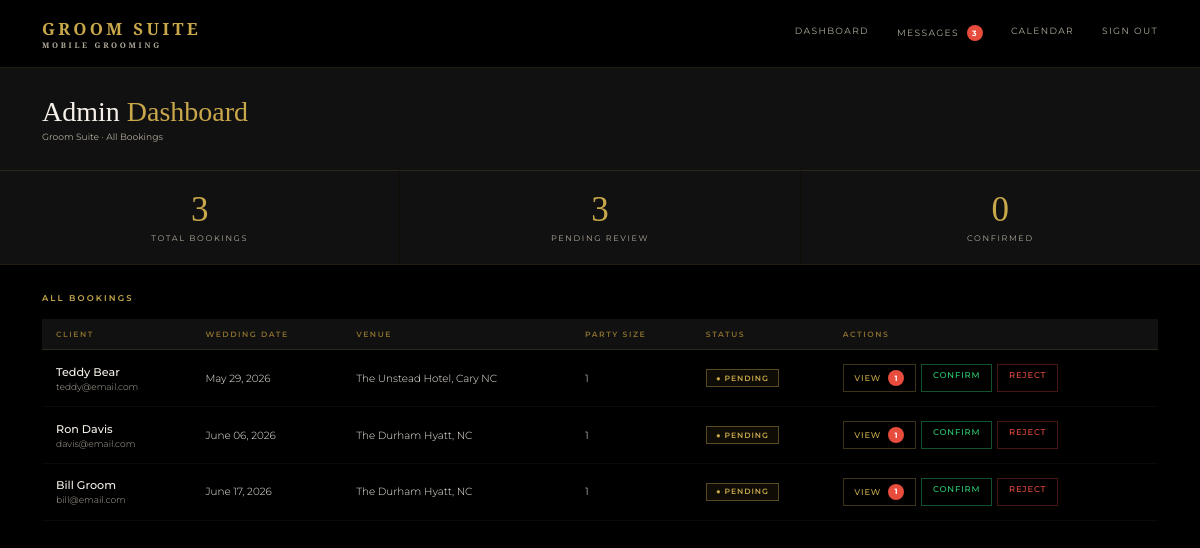
Page /admin (signed in) on the earlier database version.
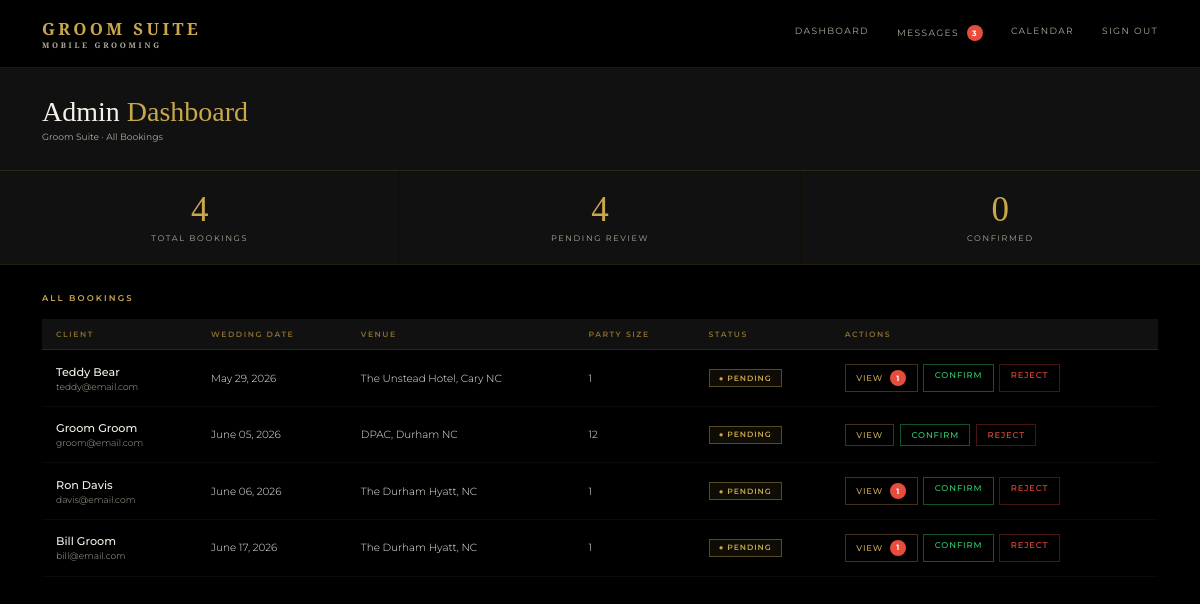
Same page on the later database version.
### models.py (models this page shows)
class Booking(db.Model):
    id = db.Column(db.Integer, primary_key=True)
    wedding_date = db.Column(db.String(50), nullable=False)
    venue = db.Column(db.String(200), nullable=False)
    start_time = db.Column(db.String(20))
    party_size = db.Column(db.Integer, default=1)
    package = db.Column(db.String(100))
    addons = db.Column(db.String(200))
    notes = db.Column(db.Text)
    status = db.Column(db.String(20), default='pending')
    created_at = db.Column(db.DateTime, default=datetime.utcnow)
    user_id = db.Column(db.Integer, db.ForeignKey('user.id'), nullable=False)
    party_members = db.relationship('PartyMember', backref='booking', lazy=True)
    messages = db.relationship('Message', backref='booking_messages', lazy=True, foreign_keys='Message.booking_id')

class User(UserMixin, db.Model):
    id = db.Column(db.Integer, primary_key=True)
    name = db.Column(db.String(100), nullable=False)
    email = db.Column(db.String(120), unique=True, nullable=False)
    password = db.Column(db.String(200), nullable=False)
    role = db.Column(db.String(20), default='client')
    phone = db.Column(db.String(20))
    password_changed = db.Column(db.Boolean, default=False)
    bookings = db.relationship('Booking', backref='client', lazy=True)

### routes.py (the view)
    @app.route('/admin')
    @login_required
    @admin_required
    def admin_dashboard():
        bookings = Booking.query.order_by(Booking.wedding_date).all()
        total = len(bookings)
        pending = len([b for b in bookings if b.status == 'pending'])
        confirmed = len([b for b in bookings if b.status == 'confirmed'])
        return render_template('admin/dashboard.html',
            bookings=bookings,
            total=total,
            pending=pending,
            confirmed=confirmed)

### app.py (called while the page is built)
@app.template_filter('format_date')
def format_date(value):
    try:
        return datetime.strptime(value, '%Y-%m-%d').strftime('%B %d, %Y')
    except:
        return value

### auth.py (called while the page is built)
def register_routes(app, login_manager):
    @login_manager.user_loader
    def load_user(user_id):
        return db.session.get(User, int(user_id))
    @app.route('/login', methods=['GET', 'POST'])
    def login():
        if request.method == 'POST':
            email = request.form.get('email')
            password = request.form.get('password')
            user = User.query.filter_by(email=email).first()
            if user and check_password_hash(user.password, password):
                login_user(user)
                if user.role == 'admin':
                    return redirect(url_for('index'))
                return redirect(url_for('portal'))
            flash('Invalid email or password')
        return render_template('login.html')
    @app.route('/logout')
    @login_required
    def logout():
        logout_user()
        return redirect(url_for('index'))

### routes.py (called while the page is built)
def admin_required(f):
    @wraps(f)
    def decorated_function(*args, **kwargs):
        if not current_user.is_authenticated or current_user.role != 'admin':
            return redirect(url_for('index'))
        return f(*args, **kwargs)
    return decorated_function

### templates/admin/dashboard.html (shortened to what this page needs)
{% extends 'base.html' %}
{% block content %}
<div class="admin-header">
  <div>
    <h1 class="admin-title">Admin <span>Dashboard</span></h1>
    <p class="admin-meta">Groom Suite · All Bookings</p>
  </div>
</div>
<div class="stats-bar">
  <div class="stat-card">
    <div class="stat-value">{{ total }}</div>
    <div class="stat-label">Total Bookings</div>
  </div>
  <div class="stat-card">
    <div class="stat-value">{{ pending }}</div>
    <div class="stat-label">Pending Review</div>
  </div>
  <div class="stat-card">
    <div class="stat-value">{{ confirmed }}</div>
    <div class="stat-label">Confirmed</div>
  </div>
</div>
<div class="admin-body">
  <div class="table-header">
    <div class="table-title">All Bookings</div>
  </div>
  {% if bookings %}
  <table class="bookings-table">
    <thead>
      <tr>
        <th>Client</th>
        <th>Wedding Date</th>
        <th>Venue</th>
        <th>Party Size</th>
        <th>Status</th>
        <th>Actions</th>
      </tr>
    </thead>
    <tbody>
      {% for booking in bookings %}
      <tr>
        <td>
          <div class="client-name">{{ booking.client.name }}</div>
          <div class="client-email">{{ booking.client.email }}</div>
        </td>
        <td>{{ booking.wedding_date | format_date }}</td>
        <td>{{ booking.venue }}</td>
        <td>{{ booking.party_size }}</td>
        <td>
          <span class="badge badge-{{ booking.status }}">
            ● {{ booking.status|capitalize }}
          </span>
        </td>
        <td>
          <div class="action-btns">
            <a href="{{ url_for('booking_detail', id=booking.id) }}" class="action-btn action-view">
              View
              {% set unread = booking.messages | selectattr('read', 'equalto', False) | selectattr('sender_id', 'ne', current_user.id) | list | length %}
              {% if unread > 0 %}
              <span class="unread-badge">{{ unread }}</span>
              {% endif %}
            </a>
            {% if booking.status == 'pending' %}
            <a href="{{ url_for('confirm_booking', id=booking.id) }}" class="action-btn action-confirm">Confirm</a>
            <a href="{{ url_for('reject_booking', id=booking.id) }}" class="action-btn action-reject">Reject</a>
            {% endif %}
          </div>
        </td>
      </tr>
      {% endfor %}
    </tbody>
  </table>
  {% else %}
  <div class="empty-state">
    <p>No bookings yet. They'll appear here once clients submit inquiries.</p>
  </div>
  {% endif %}
</div>
{% endblock %}

### templates/base.html (shortened to what this page needs)
<!DOCTYPE html>
<html lang="en">
<head>
  <link rel="stylesheet" href="{{ url_for('static', filename='css/style.css') }}?v={{ range(1, 99999) | random }}">
</head>
<body>
  <nav class="navbar">
    <div class="nav-logo">Groom Suite <span>Mobile Grooming</span></div>
    <div class="nav-links">
      {% if current_user.is_authenticated %}
        {% if current_user.role == 'admin' %}
          <a href="{{ url_for('admin_dashboard') }}">Dashboard</a>
          <a href="{{ url_for('admin_dashboard') }}">Messages {% if unread_count > 0 %}<span class="unread-badge">{{ unread_count }}</span>{% endif %}</a>
          <a href="#">Calendar</a>
        {% else %}
          <a href="{{ url_for('portal') }}">My Booking</a>
          <a href="{{ url_for('portal_messages') }}">Messages {% if unread_count > 0 %}<span class="unread-badge">{{ unread_count }}</span>{% endif %}</a>
        {% endif %}
        <a href="{{ url_for('logout') }}">Sign Out</a>
      {% else %}
        <a href="{{ url_for('index') }}">Home</a>
        <a href="{{ url_for('inquiry') }}">Book Now</a>
        <a href="{{ url_for('login') }}">Login</a>
      {% endif %}
    </div>
  </nav>
  {% block content %}{% endblock %}
</body>
</html>

### static/css/style.css (style rules this page uses)
*, *::before, *::after { box-sizing: border-box; margin: 0; padding: 0; }
:root { --gold: #C9A84C; --gold-light: #E8C96A; --gold-dim: #8a6f2e; --black: #000000; --black-2: #111111; --black-3: #1A1A1A; --black-5: #2C2C2C; --white: #F5F0E8; --white-dim: #b0aa9a; --font-display: 'Cormorant Garamond', serif; --font-body: 'Montserrat', sans-serif; }
html { font-size: 14px; }
body { font-family: var(--font-body); background: var(--black); color: var(--white); min-height: 100vh; }
.navbar { display: flex; align-items: center; justify-content: space-between; padding: 1.2rem 3rem; background: rgba(0,0,0,0.95); border-bottom: 1px solid rgba(201,168,76,0.15); position: sticky; top: 0; z-index: 100; }
.nav-logo { font-family: var(--font-display); font-size: 1.2rem; font-weight: 600; color: var(--gold); letter-spacing: 0.2em; text-transform: uppercase; }
.nav-logo span { display: block; font-size: 0.55rem; letter-spacing: 0.35em; color: var(--white-dim); }
.nav-links { display: flex; gap: 2rem; }
.nav-links a { font-size: 0.65rem; letter-spacing: 0.15em; text-transform: uppercase; color: var(--white-dim); text-decoration: none; transition: color 0.2s; }
.admin-header { padding: 2rem 3rem; background: var(--black-2); border-bottom: 1px solid rgba(201,168,76,0.15); display: flex; align-items: center; justify-content: space-between; }
.admin-title { font-family: var(--font-display); font-size: 2rem; font-weight: 300; }
.admin-title span { color: var(--gold); }
.admin-meta { font-size: 0.65rem; color: var(--white-dim); margin-top: 0.25rem; }
.stats-bar { display: grid; grid-template-columns: repeat(3, 1fr); gap: 1px; background: rgba(201,168,76,0.08); border-bottom: 1px solid rgba(201,168,76,0.1); }
.stat-card { background: var(--black-2); padding: 1.5rem 2rem; text-align: center; }
.stat-value { font-family: var(--font-display); font-size: 2.5rem; font-weight: 300; color: var(--gold); line-height: 1; }
.stat-label { font-size: 0.58rem; letter-spacing: 0.2em; text-transform: uppercase; color: var(--white-dim); margin-top: 0.4rem; }
.admin-body { padding: 2rem 3rem; }
.table-header { display: flex; align-items: center; justify-content: space-between; margin-bottom: 1.2rem; }
.table-title { font-size: 0.6rem; letter-spacing: 0.25em; text-transform: uppercase; color: var(--gold); font-weight: 600; }
.bookings-table { width: 100%; border-collapse: collapse; font-size: 0.74rem; }
.bookings-table th { text-align: left; font-size: 0.55rem; letter-spacing: 0.2em; text-transform: uppercase; color: var(--gold-dim); font-weight: 600; padding: 0.75rem 1rem; border-bottom: 1px solid rgba(201,168,76,0.15); background: var(--black-2); }
.bookings-table td { padding: 1rem; border-bottom: 1px solid rgba(255,255,255,0.04); color: var(--white); font-weight: 300; }
.client-name { font-weight: 500; font-size: 0.8rem; }
.client-email { font-size: 0.65rem; color: var(--white-dim); margin-top: 2px; }
.badge { display: inline-flex; align-items: center; gap: 0.3rem; padding: 0.25rem 0.65rem; font-size: 0.55rem; letter-spacing: 0.12em; text-transform: uppercase; font-weight: 600; border: 1px solid; }
.badge-pending { border-color: rgba(201,168,76,0.4); color: var(--gold); background: rgba(201,168,76,0.07); }
.action-btns { display: flex; gap: 0.4rem; }
.action-btn { padding: 0.35rem 0.75rem; font-size: 0.6rem; letter-spacing: 0.1em; text-transform: uppercase; font-family: var(--font-body); font-weight: 500; border: 1px solid; background: transparent; cursor: pointer; transition: all 0.15s; text-decoration: none; display: inline-block; }
.action-confirm { border-color: rgba(46,204,113,0.4); color: #2ecc71; }
.action-reject { border-color: rgba(231,76,60,0.3); color: #e74c3c; }
.action-view { border-color: rgba(201,168,76,0.3); color: var(--gold); }
.unread-badge { display: inline-flex; align-items: center; justify-content: center; background: #e74c3c; color: white; font-size: 0.55rem; font-weight: 700; width: 16px; height: 16px; border-radius: 50%; margin-left: 0.3rem; animation: blink 1s infinite; }

Differences in the rows shown:
added Booking: client.name "Groom Groom", client.email "groom@email.com", wedding_date "June 05, 2026", venue "DPAC, Durham NC", party_size "12", status "PENDING"
Other differences:
{{ total }}: "3" → "4"
{{ pending }}: "3" → "4"
